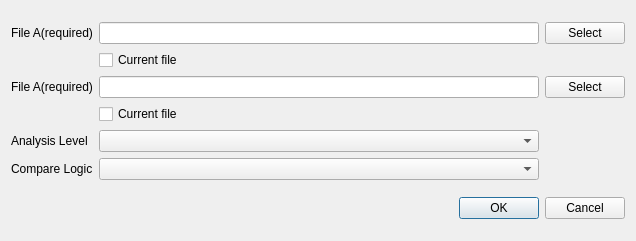
<?xml version="1.0" encoding="UTF-8"?>
<ui version="4.0">
 <class>DiffLoadDialog</class>
 <widget class="QDialog" name="DiffLoadDialog">
  <property name="windowModality">
   <enum>Qt::WindowModality::NonModal</enum>
  </property>
  <property name="geometry">
   <rect>
    <x>0</x>
    <y>0</y>
    <width>636</width>
    <height>241</height>
   </rect>
  </property>
  <property name="sizePolicy">
   <sizepolicy hsizetype="Minimum" vsizetype="Minimum">
    <horstretch>0</horstretch>
    <verstretch>0</verstretch>
   </sizepolicy>
  </property>
  <property name="windowTitle">
   <string>Select files to compare</string>
  </property>
  <layout class="QVBoxLayout" name="verticalLayout_2">
   <property name="sizeConstraint">
    <enum>QLayout::SizeConstraint::SetMinimumSize</enum>
   </property>
   <item>
    <layout class="QGridLayout" name="gridLayout">
     <property name="sizeConstraint">
      <enum>QLayout::SizeConstraint::SetMinimumSize</enum>
     </property>
     <item row="0" column="0">
      <widget class="QLabel" name="labelFileA">
       <property name="sizePolicy">
        <sizepolicy hsizetype="Preferred" vsizetype="Preferred">
         <horstretch>0</horstretch>
         <verstretch>0</verstretch>
        </sizepolicy>
       </property>
       <property name="toolTip">
        <string>&lt;html&gt;&lt;head/&gt;&lt;body&gt;&lt;p&gt;File to compare to.&lt;/p&gt;&lt;/body&gt;&lt;/html&gt;</string>
       </property>
       <property name="text">
        <string>File A(required)</string>
       </property>
      </widget>
     </item>
     <item row="2" column="1">
      <widget class="QLineEdit" name="lineEditFileB"/>
     </item>
     <item row="5" column="0">
      <widget class="QLabel" name="labelCompareLogic">
       <property name="text">
        <string>Compare Logic</string>
       </property>
      </widget>
     </item>
     <item row="5" column="1">
      <widget class="QComboBox" name="comboBoxCompare"/>
     </item>
     <item row="4" column="1">
      <widget class="QComboBox" name="comboBoxAnalysis"/>
     </item>
     <item row="4" column="0">
      <widget class="QLabel" name="labelAnalysisLevel">
       <property name="text">
        <string>Analysis Level</string>
       </property>
      </widget>
     </item>
     <item row="2" column="2">
      <widget class="QPushButton" name="buttonFileBOpen">
       <property name="text">
        <string>Select</string>
       </property>
      </widget>
     </item>
     <item row="1" column="1">
      <widget class="QCheckBox" name="setCurrentA">
       <property name="text">
        <string>Current file</string>
       </property>
      </widget>
     </item>
     <item row="2" column="0">
      <widget class="QLabel" name="labelFileB">
       <property name="sizePolicy">
        <sizepolicy hsizetype="Preferred" vsizetype="Preferred">
         <horstretch>0</horstretch>
         <verstretch>0</verstretch>
        </sizepolicy>
       </property>
       <property name="toolTip">
        <string>&lt;html&gt;&lt;head/&gt;&lt;body&gt;&lt;p&gt;You can load a previous saved diff instead of performing a new diff scan.&lt;/p&gt;&lt;/body&gt;&lt;/html&gt;</string>
       </property>
       <property name="text">
        <string>File A(required)</string>
       </property>
      </widget>
     </item>
     <item row="0" column="2">
      <widget class="QPushButton" name="buttonFileAOpen">
       <property name="text">
        <string>Select</string>
       </property>
      </widget>
     </item>
     <item row="0" column="1">
      <widget class="QLineEdit" name="lineEditFileA"/>
     </item>
     <item row="3" column="1">
      <widget class="QCheckBox" name="setCurrentB">
       <property name="text">
        <string>Current file</string>
       </property>
      </widget>
     </item>
    </layout>
   </item>
   <item>
    <layout class="QVBoxLayout" name="verticalLayout">
     <property name="sizeConstraint">
      <enum>QLayout::SizeConstraint::SetMinimumSize</enum>
     </property>
     <item>
      <widget class="QDialogButtonBox" name="buttonBox">
       <property name="orientation">
        <enum>Qt::Orientation::Horizontal</enum>
       </property>
       <property name="standardButtons">
        <set>QDialogButtonBox::StandardButton::Cancel|QDialogButtonBox::StandardButton::Ok</set>
       </property>
      </widget>
     </item>
    </layout>
   </item>
  </layout>
 </widget>
 <resources/>
 <connections>
  <connection>
   <sender>buttonBox</sender>
   <signal>rejected()</signal>
   <receiver>DiffLoadDialog</receiver>
   <slot>reject()</slot>
   <hints>
    <hint type="sourcelabel">
     <x>316</x>
     <y>240</y>
    </hint>
    <hint type="destinationlabel">
     <x>286</x>
     <y>254</y>
    </hint>
   </hints>
  </connection>
 </connections>
</ui>
